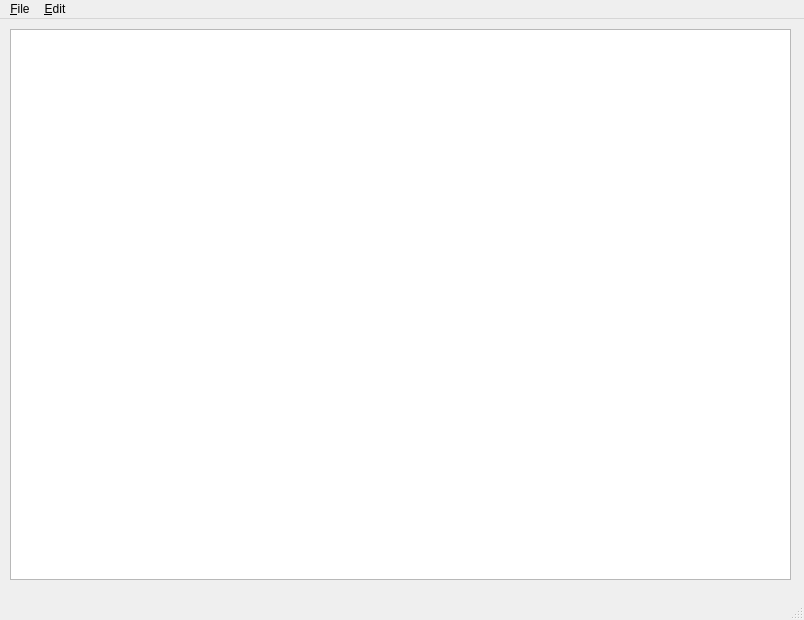
<?xml version="1.0" encoding="UTF-8"?>
<ui version="4.0">
 <class>MainWindow</class>
 <widget class="QMainWindow" name="MainWindow">
  <property name="geometry">
   <rect>
    <x>0</x>
    <y>0</y>
    <width>804</width>
    <height>620</height>
   </rect>
  </property>
  <property name="windowTitle">
   <string>MainWindow</string>
  </property>
  <widget class="QWidget" name="centralwidget">
   <widget class="QWidget" name="verticalLayoutWidget">
    <property name="geometry">
     <rect>
      <x>10</x>
      <y>10</y>
      <width>781</width>
      <height>551</height>
     </rect>
    </property>
    <layout class="QVBoxLayout" name="verticalLayout">
     <item>
      <widget class="QTextEdit" name="textEdit">
       <property name="html">
        <string>&lt;!DOCTYPE HTML PUBLIC &quot;-//W3C//DTD HTML 4.0//EN&quot; &quot;http://www.w3.org/TR/REC-html40/strict.dtd&quot;&gt;
&lt;html&gt;&lt;head&gt;&lt;meta name=&quot;qrichtext&quot; content=&quot;1&quot; /&gt;&lt;style type=&quot;text/css&quot;&gt;
p, li { white-space: pre-wrap; }
&lt;/style&gt;&lt;/head&gt;&lt;body style=&quot; font-family:'MS Shell Dlg 2'; font-size:7.8pt; font-weight:400; font-style:normal;&quot;&gt;
&lt;p style=&quot;-qt-paragraph-type:empty; margin-top:0px; margin-bottom:0px; margin-left:0px; margin-right:0px; -qt-block-indent:0; text-indent:0px;&quot;&gt;&lt;br /&gt;&lt;/p&gt;&lt;/body&gt;&lt;/html&gt;</string>
       </property>
      </widget>
     </item>
    </layout>
   </widget>
  </widget>
  <widget class="QMenuBar" name="menubar">
   <property name="geometry">
    <rect>
     <x>0</x>
     <y>0</y>
     <width>804</width>
     <height>25</height>
    </rect>
   </property>
   <widget class="QMenu" name="menuFile">
    <property name="title">
     <string>&amp;File</string>
    </property>
    <addaction name="actionNew"/>
    <addaction name="actionOpen"/>
    <addaction name="actionSave_As"/>
    <addaction name="actionPrint"/>
    <addaction name="actionExit"/>
   </widget>
   <widget class="QMenu" name="menuEdit">
    <property name="title">
     <string>&amp;Edit</string>
    </property>
    <addaction name="actionCopy"/>
    <addaction name="actionPaste"/>
    <addaction name="actionCut"/>
    <addaction name="actionUndo"/>
    <addaction name="actionRedo"/>
   </widget>
   <addaction name="menuFile"/>
   <addaction name="menuEdit"/>
  </widget>
  <widget class="QStatusBar" name="statusbar"/>
  <action name="actionNew">
   <property name="icon">
    <iconset resource="Resources.qrc">
     <normaloff>:/imgs/C:/Users/bansh/Pictures/icons/New.bmp</normaloff>:/imgs/C:/Users/bansh/Pictures/icons/New.bmp</iconset>
   </property>
   <property name="text">
    <string>New</string>
   </property>
  </action>
  <action name="actionOpen">
   <property name="icon">
    <iconset resource="Resources.qrc">
     <normaloff>:/imgs/C:/Users/bansh/Pictures/icons/Open.bmp</normaloff>:/imgs/C:/Users/bansh/Pictures/icons/Open.bmp</iconset>
   </property>
   <property name="text">
    <string>Open</string>
   </property>
  </action>
  <action name="actionSave_As">
   <property name="icon">
    <iconset resource="Resources.qrc">
     <normaloff>:/imgs/C:/Users/bansh/Pictures/icons/Save.bmp</normaloff>:/imgs/C:/Users/bansh/Pictures/icons/Save.bmp</iconset>
   </property>
   <property name="text">
    <string>Save As</string>
   </property>
  </action>
  <action name="actionPrint">
   <property name="text">
    <string>Print</string>
   </property>
  </action>
  <action name="actionExit">
   <property name="text">
    <string>Exit</string>
   </property>
  </action>
  <action name="actionCopy">
   <property name="icon">
    <iconset resource="Resources.qrc">
     <normaloff>:/imgs/C:/Users/bansh/Pictures/icons/Copy.bmp</normaloff>:/imgs/C:/Users/bansh/Pictures/icons/Copy.bmp</iconset>
   </property>
   <property name="text">
    <string>Copy</string>
   </property>
  </action>
  <action name="actionPaste">
   <property name="icon">
    <iconset resource="Resources.qrc">
     <normaloff>:/imgs/C:/Users/bansh/Pictures/icons/Paste.bmp</normaloff>:/imgs/C:/Users/bansh/Pictures/icons/Paste.bmp</iconset>
   </property>
   <property name="text">
    <string>Paste</string>
   </property>
  </action>
  <action name="actionCut">
   <property name="icon">
    <iconset resource="Resources.qrc">
     <normaloff>:/imgs/C:/Users/bansh/Pictures/icons/Cut.bmp</normaloff>:/imgs/C:/Users/bansh/Pictures/icons/Cut.bmp</iconset>
   </property>
   <property name="text">
    <string>Cut</string>
   </property>
  </action>
  <action name="actionUndo">
   <property name="text">
    <string>Undo</string>
   </property>
  </action>
  <action name="actionRedo">
   <property name="text">
    <string>Redo</string>
   </property>
  </action>
 </widget>
 <resources>
  <include location="Resources.qrc"/>
 </resources>
 <connections/>
</ui>
